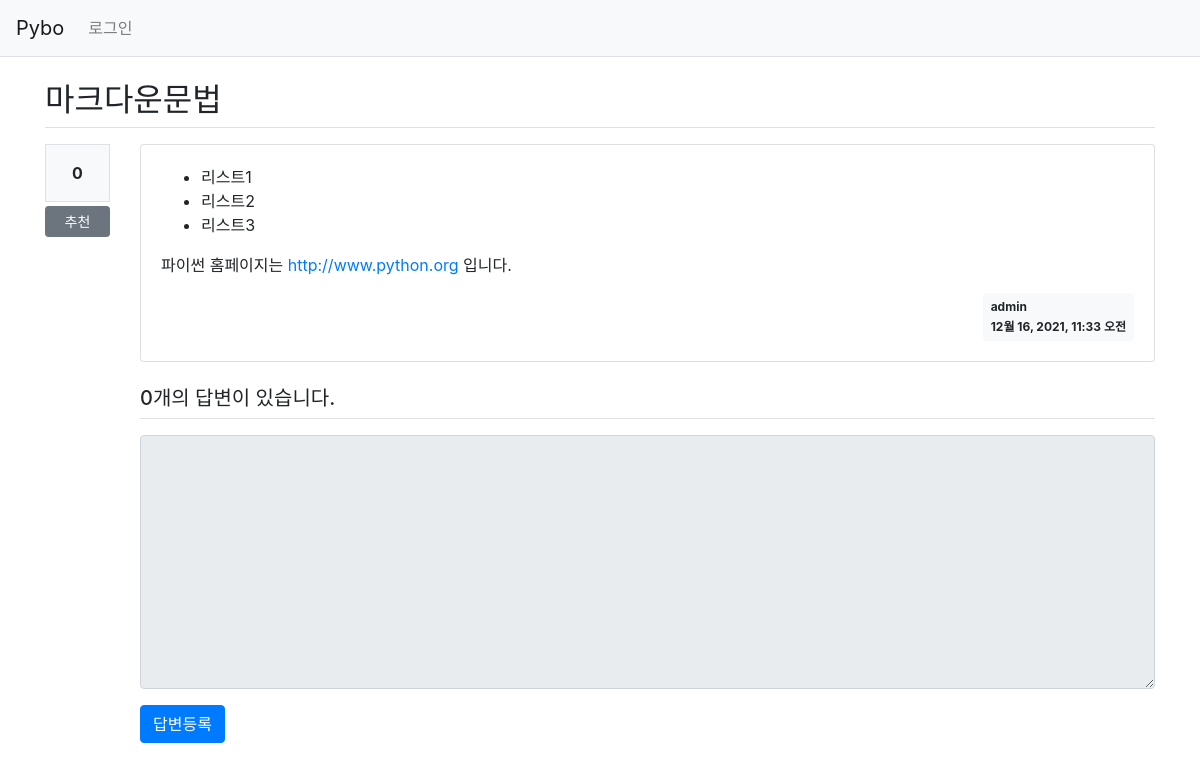
Page /pybo/305/ on the committed database.
### pybo/models.py (models this page shows, shortened)
class Question(models.Model):
    author = models.ForeignKey(User, on_delete=models.CASCADE, related_name='author_question')
    modify_date = models.DateTimeField(null=True, blank=True)
    subject = models.CharField(max_length=200)
    content = models.TextField()
    create_date = models.DateTimeField()
    voter = models.ManyToManyField(User, related_name='voter_question')  # 추천인 추가

### pybo/views/base_views.py (the view)
def detail(request, question_id):
    question = get_object_or_404(Question, pk=question_id)
    context = {'question': question}
    return render(request, 'pybo/question_detail.html', context)

### pybo/templatetags/pybo_filter.py (called while the page is built)
@register.filter()
def mark(value):
    extensions = ["nl2br", "fenced_code"]
    return mark_safe(markdown.markdown(value, extensions=extensions))

### templates/pybo/question_detail.html (shortened to what this page needs)
{% extends 'base.html' %}
{% load pybo_filter %}
{% block content %}
<div class="container my-3">
    <h2 class="border-bottom py-2">{{ question.subject }}</h2>
    <div class="row my-3">
        <div class="col-1">
            <div class="bg-light text-center p-3 border font-weight-bolder mb-1">{{question.voter.count}}</div>
            <a href="#" data-uri="{% url 'pybo:vote_question' question.id  %}"
               class="recommend btn btn-sm btn-secondary btn-block my-1">추천</a>
        </div>
        <div class="col-11">
    <div class="card">
        <div class="card-body">
            <div class="card-text">{{ question.content|mark }}</div>
            <div class="d-flex justify-content-end">
                <div class="badge badge-light p-2 text-left">
                    <div class="mb-2">{{ question.author.username }}</div>
                    <div>{{ question.create_date }}</div>
                </div>
            </div>
        </div>
    </div>
    <h5 class="border-bottom my-3 py-2">{{question.answer_set.count}}개의 답변이 있습니다.</h5>
    <form action="{% url 'pybo:answer_create' question.id %}" method="post" class="my-3">
        <div class="form-group">
            <textarea {% if not user.is_authenticated %}disabled{% endif %}
              name="content" id="content" class="form-control" rows="10"></textarea>
        </div>
        <input type="submit" value="답변등록" class="btn btn-primary">
    </form>
</div>
{% endblock %}

### rows in the picture
Question: subject "마크다운문법", voter.count "0", content|mark "리스트1 리스트2 리스트3 파이썬 홈페이지는 http://www.python.org 입니다.", author.username "admin", create_date "12월 16, 2021, 11:33 오전", answer_set.count "0"
